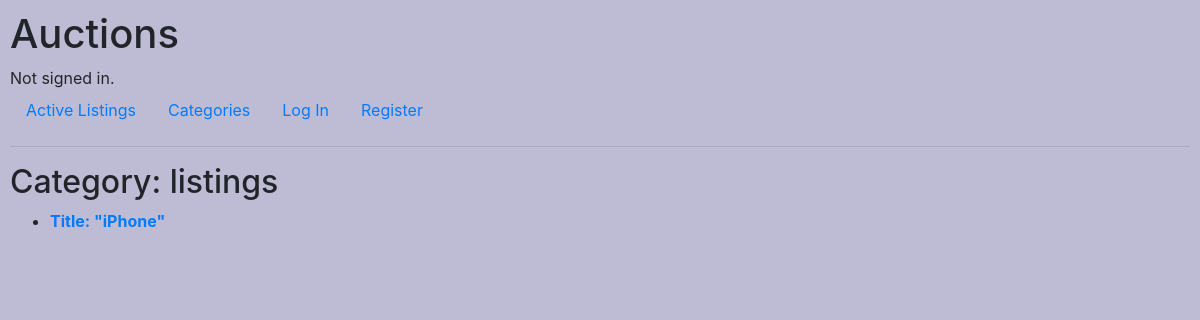
Before: /auctions/Phones with the older database file.
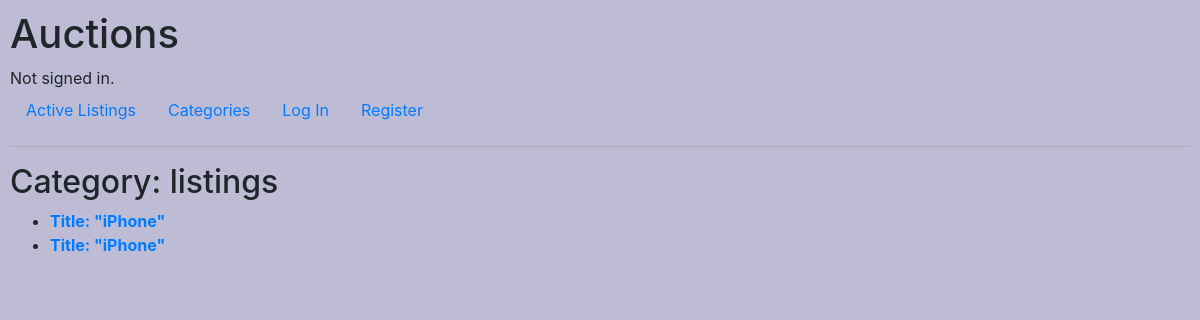
After: the same page with the newer database file.
### auctions/models.py (models this page shows, shortened)
class Listing (models.Model):
    title = models.CharField(max_length=64)
    description = models.CharField(max_length=64)
    createdby=models.ForeignKey(User, on_delete=models.CASCADE, related_name="listing_owner")
    bid=models.ManyToManyField(Bid, related_name="listing_bid")
    picture_url=models.URLField(max_length=64, blank='True')
    is_active = models.BooleanField(default=True)
    winner= models.CharField(max_length=64, blank='True')
    category = models.ForeignKey(Category, related_name = "listing_category", on_delete=models.SET_NULL, null='True')

### auctions/views.py (the view)
# urls.py: path("auctions/<str:category_name>", views.list_by_category, name="category_name"),
def list_by_category (request, category_name):
    listing_by_category=Listing.objects.filter(category=Category.objects.get(name=category_name).id)
    return render (request, "auctions/category_items.html", {
        "listing_by_category": listing_by_category
        })

### auctions/templates/auctions/category_items.html
{% extends "auctions/layout.html" %}
{% block body %}
    <h2>Category: {{category_name}} listings</h2>
    <ul>
       {% for listing in listing_by_category %}
       <li>
         <a href="{% url 'listing' listing.id %}">
           <b>Title: "{{listing.title}}"</b>
           </a>
       </li>
       {% endfor %}
   </ul>
{% endblock %}

Changed rows visible on the page:
added Listing: title "iPhone"
